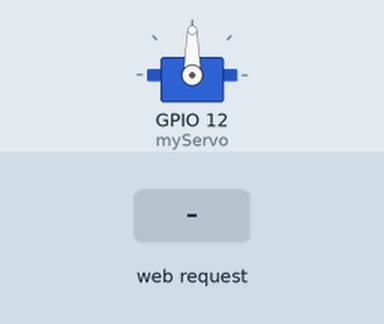
Recording of a sketch running on a simulated ESP32. Shown: servo. Inputs (shaded band) come from the test bench. WiFi joins after 1.5 s; servers stay silent unless stated; what the sketch prints to the serial monitor is not drawn.

Above: at 3.2 s.
3.3 s: HTTP request GET /parameter?param=tutup received
At 5.5 s:
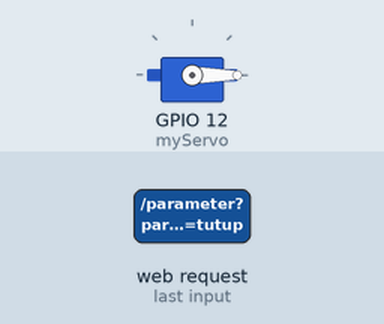
5.8 s: HTTP request GET /parameter?param=buka received
At 7.6 s:
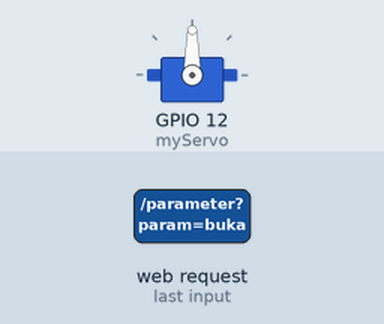
Timing chart, 0 to 9.1 s (numbered marks = the images above; inputs shaded):
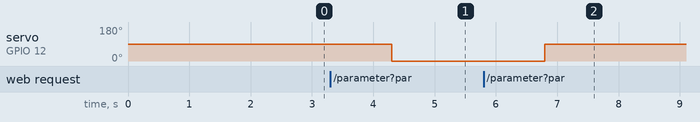

Measured:
- after the input at 3.3 s, servo on GPIO 12 (myServo): 90° → 0° after 1.0 s
- after the input at 5.8 s, servo on GPIO 12 (myServo): 0° → 90° after 1.0 s

The sketch:

api-esp32.ino
```cpp
#include <WiFi.h>
#include <WebServer.h>
#include <ESP32Servo.h>

Servo myServo;

const char *ssid = "alex";
const char *password = "12345678";

WebServer server(80);

void setup() {
  // put your setup code here, to run once:
  Serial.begin(115200);
  myServo.attach(12);

  WiFi.begin(ssid,password);

  while(WiFi.status() != WL_CONNECTED){
    delay(1000);
    Serial.println("Koneksi ke Wifi....");
  }

  Serial.println(WiFi.localIP());
  Serial.println("Berhasil Konek ke wifi");

  server.on("/parameter", HTTP_GET,[](){
     String paramValue = server.arg("param");
     String message = "Parameter yang diterima: " + paramValue;

      if(paramValue == "buka"){
          delay(1000);
          myServo.write(90);
        } else if (paramValue == "tutup"){
          delay(1000);
          myServo.write(0);
        }else {
          String message = "Salah menangkap parameter";
        }
     server.send(200, "text/plain", message);
  });

  server.begin();
  Serial.print("Server Started");
}

void loop() {
  // put your main code here, to run repeatedly:
  server.handleClient();
}
```
